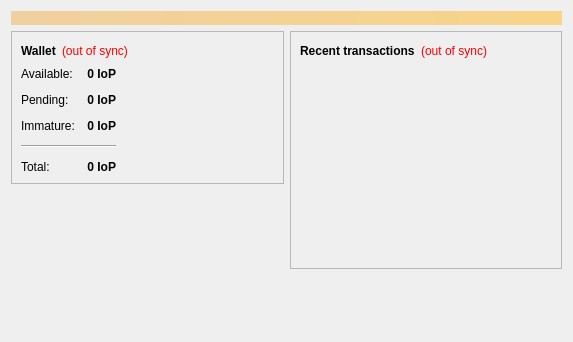
<?xml version="1.0" encoding="UTF-8"?>
<ui version="4.0">
 <class>OverviewPage</class>
 <widget class="QWidget" name="OverviewPage">
  <property name="geometry">
   <rect>
    <x>0</x>
    <y>0</y>
    <width>573</width>
    <height>342</height>
   </rect>
  </property>
  <property name="windowTitle">
   <string>Form</string>
  </property>
  <layout class="QVBoxLayout" name="topLayout">
   <item>
    <widget class="QLabel" name="labelAlerts">
     <property name="visible">
      <bool>false</bool>
     </property>
     <property name="styleSheet">
      <string notr="true">background-color: qlineargradient(x1: 0, y1: 0, x2: 1, y2: 0, stop:0 #F0D0A0, stop:1 #F8D488); color:#000000;</string>
     </property>
     <property name="wordWrap">
      <bool>true</bool>
     </property>
     <property name="margin">
      <number>3</number>
     </property>
    </widget>
   </item>
   <item>
    <layout class="QHBoxLayout" name="horizontalLayout" stretch="1,1">
     <item>
      <layout class="QVBoxLayout" name="verticalLayout_2">
       <item>
        <widget class="QFrame" name="frame">
         <property name="frameShape">
          <enum>QFrame::StyledPanel</enum>
         </property>
         <property name="frameShadow">
          <enum>QFrame::Raised</enum>
         </property>
         <layout class="QVBoxLayout" name="verticalLayout_4">
          <item>
           <layout class="QHBoxLayout" name="horizontalLayout_4">
            <item>
             <widget class="QLabel" name="label_5">
              <property name="font">
               <font>
                <weight>75</weight>
                <bold>true</bold>
               </font>
              </property>
              <property name="text">
               <string>Wallet</string>
              </property>
             </widget>
            </item>
            <item>
             <widget class="QLabel" name="labelWalletStatus">
              <property name="toolTip">
               <string>The displayed information may be out of date. Your wallet automatically synchronizes with the IoP network after a connection is established, but this process has not completed yet.</string>
              </property>
              <property name="styleSheet">
               <string notr="true">QLabel { color: red; }</string>
              </property>
              <property name="text">
               <string notr="true">(out of sync)</string>
              </property>
              <property name="alignment">
               <set>Qt::AlignLeading|Qt::AlignLeft|Qt::AlignVCenter</set>
              </property>
             </widget>
            </item>
            <item>
             <spacer name="horizontalSpacer_2">
              <property name="orientation">
               <enum>Qt::Horizontal</enum>
              </property>
              <property name="sizeHint" stdset="0">
               <size>
                <width>40</width>
                <height>20</height>
               </size>
              </property>
             </spacer>
            </item>
           </layout>
          </item>
          <item>
          <layout class="QHBoxLayout" name="horizontalLayout_3">
           <item>
           <layout class="QFormLayout" name="formLayout_2">
            <property name="fieldGrowthPolicy">
             <enum>QFormLayout::AllNonFixedFieldsGrow</enum>
            </property>
            <property name="horizontalSpacing">
             <number>12</number>
            </property>
            <property name="verticalSpacing">
             <number>12</number>
            </property>
            <item row="0" column="0">
             <widget class="QLabel" name="label">
              <property name="text">
               <string>Available:</string>
              </property>
             </widget>
            </item>
            <item row="0" column="1">
             <widget class="QLabel" name="labelBalance">
              <property name="font">
               <font>
                <weight>75</weight>
                <bold>true</bold>
               </font>
              </property>
              <property name="cursor">
               <cursorShape>IBeamCursor</cursorShape>
              </property>
              <property name="toolTip">
               <string>Your current spendable balance</string>
              </property>
              <property name="text">
               <string notr="true">0 IoP</string>
              </property>
              <property name="alignment">
               <set>Qt::AlignRight|Qt::AlignTrailing|Qt::AlignVCenter</set>
              </property>
              <property name="textInteractionFlags">
               <set>Qt::LinksAccessibleByMouse|Qt::TextSelectableByKeyboard|Qt::TextSelectableByMouse</set>
              </property>
             </widget>
            </item>
            <item row="1" column="0">
             <widget class="QLabel" name="label_3">
              <property name="text">
               <string>Pending:</string>
              </property>
             </widget>
            </item>
            <item row="1" column="1">
             <widget class="QLabel" name="labelUnconfirmed">
              <property name="font">
               <font>
                <weight>75</weight>
                <bold>true</bold>
               </font>
              </property>
              <property name="cursor">
               <cursorShape>IBeamCursor</cursorShape>
              </property>
              <property name="toolTip">
               <string>Total of transactions that have yet to be confirmed, and do not yet count toward the spendable balance</string>
              </property>
              <property name="text">
               <string notr="true">0 IoP</string>
              </property>
              <property name="alignment">
               <set>Qt::AlignRight|Qt::AlignTrailing|Qt::AlignVCenter</set>
              </property>
              <property name="textInteractionFlags">
               <set>Qt::LinksAccessibleByMouse|Qt::TextSelectableByKeyboard|Qt::TextSelectableByMouse</set>
              </property>
             </widget>
            </item>
            <item row="2" column="0">
             <widget class="QLabel" name="labelImmatureText">
              <property name="text">
               <string>Immature:</string>
              </property>
             </widget>
            </item>
            <item row="2" column="1">
             <widget class="QLabel" name="labelImmature">
              <property name="font">
               <font>
                <weight>75</weight>
                <bold>true</bold>
               </font>
              </property>
              <property name="toolTip">
               <string>Mined balance that has not yet matured</string>
              </property>
              <property name="text">
               <string notr="true">0 IoP</string>
              </property>
              <property name="alignment">
               <set>Qt::AlignRight|Qt::AlignTrailing|Qt::AlignVCenter</set>
              </property>
              <property name="textInteractionFlags">
               <set>Qt::LinksAccessibleByMouse|Qt::TextSelectableByKeyboard|Qt::TextSelectableByMouse</set>
              </property>
             </widget>
            </item>
            <item row="4" column="0">
             <widget class="QLabel" name="labelTotalText">
              <property name="text">
               <string>Total:</string>
              </property>
             </widget>
            </item>
            <item row="4" column="1">
             <widget class="QLabel" name="labelTotal">
              <property name="font">
               <font>
                <weight>75</weight>
                <bold>true</bold>
               </font>
              </property>
              <property name="cursor">
               <cursorShape>IBeamCursor</cursorShape>
              </property>
              <property name="toolTip">
               <string>Your current total balance</string>
              </property>
              <property name="text">
               <string notr="true">0 IoP</string>
              </property>
              <property name="alignment">
               <set>Qt::AlignRight|Qt::AlignTrailing|Qt::AlignVCenter</set>
              </property>
              <property name="textInteractionFlags">
               <set>Qt::LinksAccessibleByMouse|Qt::TextSelectableByKeyboard|Qt::TextSelectableByMouse</set>
              </property>
             </widget>
            </item>
            <item row="3" column="0" colspan="2">
             <widget class="Line" name="line">
              <property name="orientation">
               <enum>Qt::Horizontal</enum>
              </property>
             </widget>
            </item>
           </layout>
          </item>
            <item>
             <spacer name="horizontalSpacer_3">
              <property name="orientation">
               <enum>Qt::Horizontal</enum>
              </property>
              <property name="sizeHint" stdset="0">
               <size>
                <width>40</width>
                <height>20</height>
               </size>
              </property>
             </spacer>
            </item>
           </layout>
          </item>
         </layout>
        </widget>
       </item>
       <item>
        <spacer name="verticalSpacer">
         <property name="orientation">
          <enum>Qt::Vertical</enum>
         </property>
         <property name="sizeHint" stdset="0">
          <size>
           <width>20</width>
           <height>40</height>
          </size>
         </property>
        </spacer>
       </item>
      </layout>
     </item>
     <item>
      <layout class="QVBoxLayout" name="verticalLayout_3">
       <item>
        <widget class="QFrame" name="frame_2">
         <property name="frameShape">
          <enum>QFrame::StyledPanel</enum>
         </property>
         <property name="frameShadow">
          <enum>QFrame::Raised</enum>
         </property>
         <layout class="QVBoxLayout" name="verticalLayout">
          <item>
           <layout class="QHBoxLayout" name="horizontalLayout_2">
            <item>
             <widget class="QLabel" name="label_4">
              <property name="text">
               <string>&lt;b&gt;Recent transactions&lt;/b&gt;</string>
              </property>
             </widget>
            </item>
            <item>
             <widget class="QLabel" name="labelTransactionsStatus">
              <property name="toolTip">
               <string>The displayed information may be out of date. Your wallet automatically synchronizes with the IoP network after a connection is established, but this process has not completed yet.</string>
              </property>
              <property name="styleSheet">
               <string notr="true">QLabel { color: red; }</string>
              </property>
              <property name="text">
               <string notr="true">(out of sync)</string>
              </property>
              <property name="alignment">
               <set>Qt::AlignRight|Qt::AlignTrailing|Qt::AlignVCenter</set>
              </property>
             </widget>
            </item>
            <item>
             <spacer name="horizontalSpacer">
              <property name="orientation">
               <enum>Qt::Horizontal</enum>
              </property>
              <property name="sizeHint" stdset="0">
               <size>
                <width>40</width>
                <height>20</height>
               </size>
              </property>
             </spacer>
            </item>
           </layout>
          </item>
          <item>
           <widget class="QListView" name="listTransactions">
            <property name="styleSheet">
             <string notr="true">QListView { background: transparent; }</string>
            </property>
            <property name="frameShape">
             <enum>QFrame::NoFrame</enum>
            </property>
            <property name="verticalScrollBarPolicy">
             <enum>Qt::ScrollBarAlwaysOff</enum>
            </property>
            <property name="horizontalScrollBarPolicy">
             <enum>Qt::ScrollBarAlwaysOff</enum>
            </property>
            <property name="selectionMode">
             <enum>QAbstractItemView::NoSelection</enum>
            </property>
           </widget>
          </item>
         </layout>
        </widget>
       </item>
       <item>
        <spacer name="verticalSpacer_2">
         <property name="orientation">
          <enum>Qt::Vertical</enum>
         </property>
         <property name="sizeHint" stdset="0">
          <size>
           <width>20</width>
           <height>40</height>
          </size>
         </property>
        </spacer>
       </item>
      </layout>
     </item>
    </layout>
   </item>
  </layout>
 </widget>
 <resources/>
 <connections/>
</ui>
